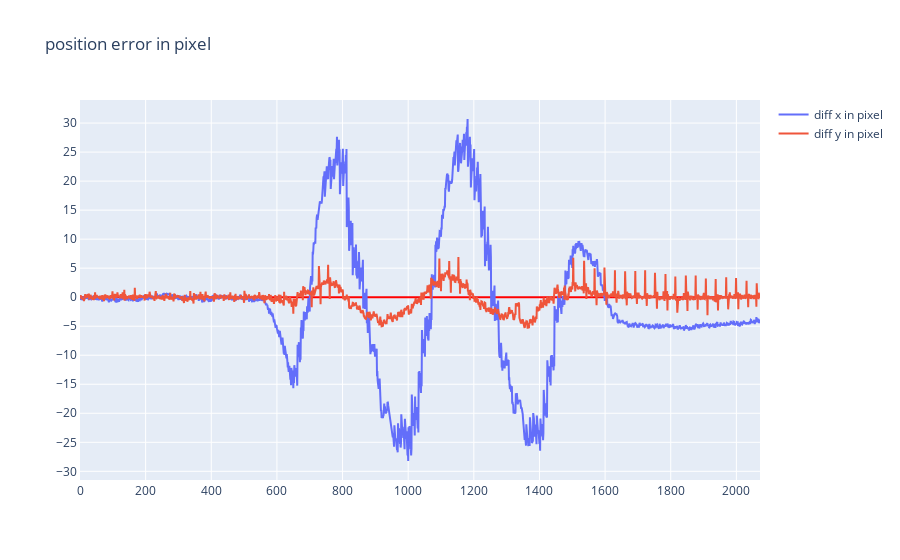

The notebook cell this image was saved under:
### Code cell
# show the visual & real position error  in pixel
data_diff_x = np.subtract(data_log['real_x'],data_log['expected_x'])
data_diff_y = np.subtract(data_log['real_y'],data_log['expected_y'])

p=[]
index = np.arange(0,len(data_log))

p.append(go.Scatter(
    y= data_diff_x,
    x= index,
    name='diff x in pixel'
    
))


p.append(go.Scatter(
    y= data_diff_y,
    x= index,
    name='diff y in pixel'
))


layout.title= 'position error in pixel'
fig=go.Figure(
    data=p,
    layout=layout
)
iplot(fig)

### Figure 1 — Plotly figure (JSON) as saved in the notebook; plotly's stock layout.template omitted (floating-point values rounded to 4 significant figures; data arrays with more than 128 entries replaced by an {"elided": "..."} marker saying what was removed)
{"data": [{"name": "diff x in pixel", "type": "scatter", "x": {"elided": "2073 int values"}, "y": {"elided": "2073 float values"}}, {"name": "diff y in pixel", "type": "scatter", "x": {"elided": "2073 int values"}, "y": {"elided": "2073 float values"}}], "layout": {"title": {"text": "position error in pixel"}, "xaxis": {"nticks": 20, "showgrid": true, "showline": true, "zeroline": true, "zerolinecolor": "#FF0000"}, "yaxis": {"nticks": 20, "showgrid": true, "showline": true, "zeroline": true, "zerolinecolor": "#FF0000"}}}
